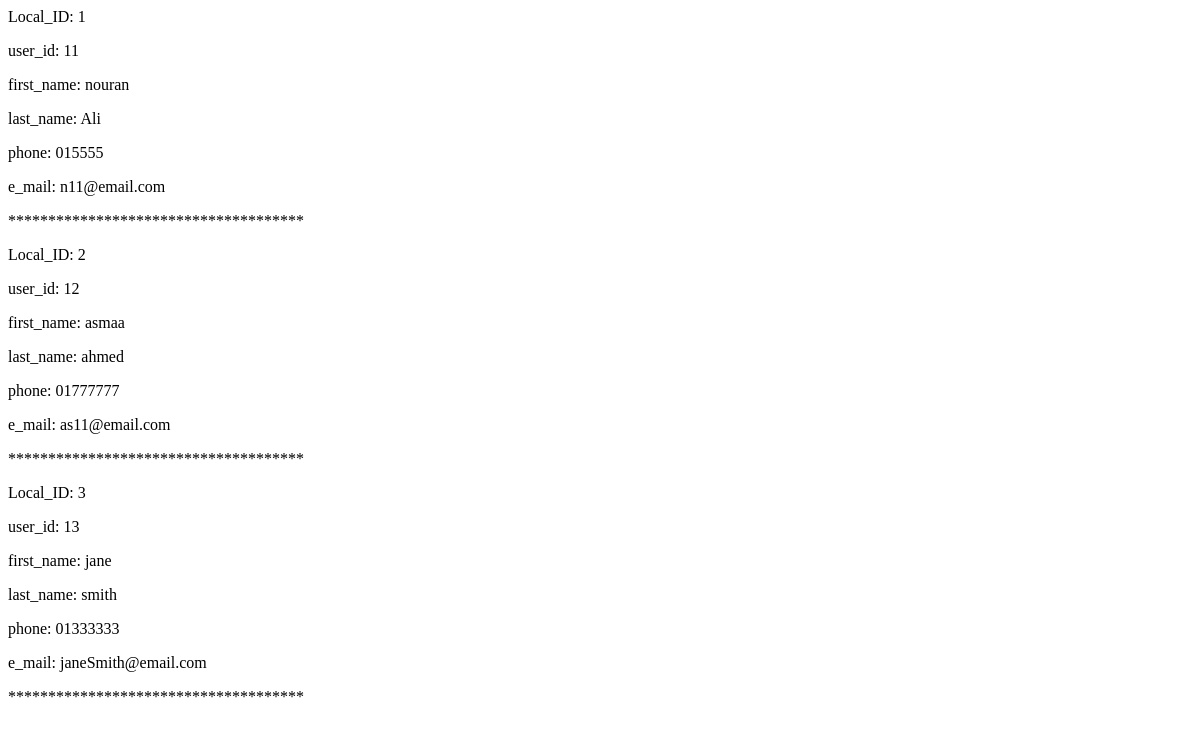
The app's page /api/users/, older data.
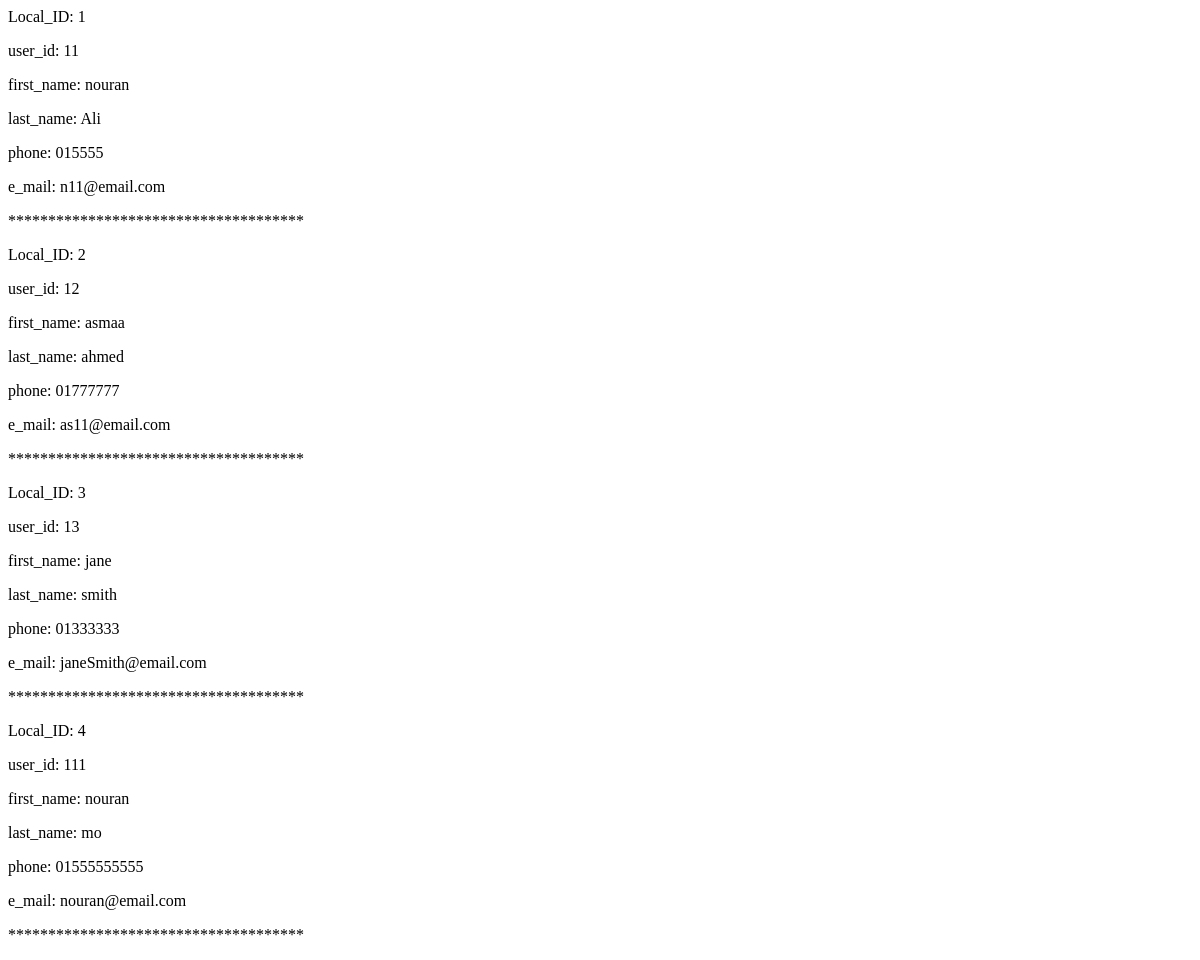
The same page, newer data.
### financial_api/models.py (models this page shows, shortened)
class UserProfile(models.Model):
    user_id = models.CharField(max_length=200, unique = True ,default = None)
    first_name = models.CharField(max_length=100)
    last_name = models.CharField(max_length=100)
    phone = models.CharField(max_length=20)
    email = models.EmailField(max_length=150)
    password = models.CharField(max_length=12)

### financial_api/views.py (the view)
# urls.py: path('api/users/', users_list),
def users_list(request):
    register_users = UserProfile.objects.all()
    context = {
        "register_users" : register_users
    }
    return render(request, "users_list.html", context)

### templates/users_list.html
{% for UserProfile in register_users %}
    <p>Local_ID: {{ UserProfile.pk }}</p>
    <p>user_id: {{ UserProfile.user_id }}</p>
    <p>first_name: {{ UserProfile.first_name }}</p>
    <p>last_name: {{ UserProfile.last_name }}</p>
    <p>phone: {{ UserProfile.phone }}</p>
    <p>e_mail: {{ UserProfile.email }}</p>
    <p>*************************************</p>
{% endfor %}

Row changes from the older to the newer data that the page shows:
added UserProfile: pk "4", user_id "111", first_name "nouran", last_name "mo", phone "01555555555", email "nouran@email.com"
